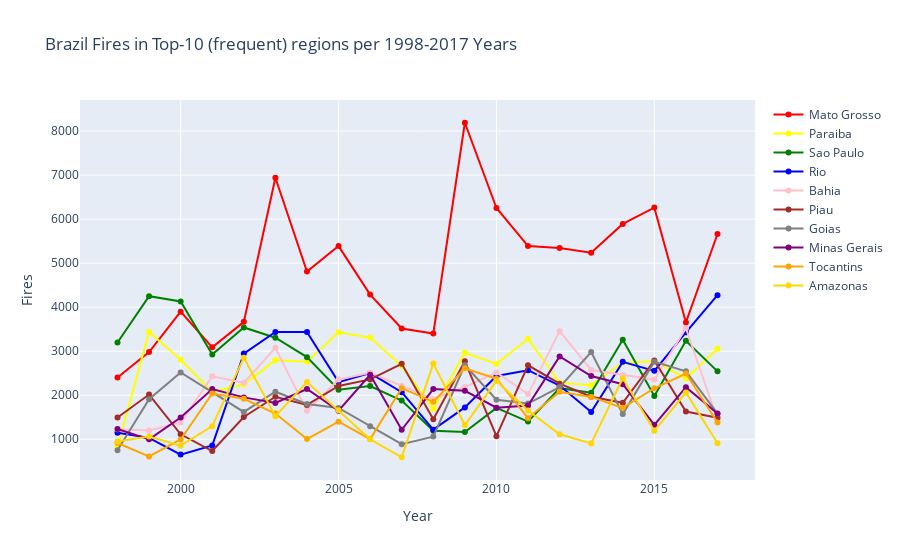

The code cell stored with this chart in its notebook:
### Markdown cell above
Take a moment to hover over the graph to explore the dynamic features of Plotly.

### Code cell
#preparing a figure that will be populated 
time_plot_2 = go.Figure()
#adding individual graphs to the figure
time_plot_2.add_trace(go.Scatter(x=time_plot_2_df.Year, y=time_plot_2_df['Mato Grosso'],
                                 mode='lines+markers', name='Mato Grosso', line={'color': 'red'}))
time_plot_2.add_trace(go.Scatter(x=time_plot_2_df.Year, y=time_plot_2_df['Paraiba'],
                                 mode='lines+markers', name='Paraiba', line={'color': 'yellow'}))
time_plot_2.add_trace(go.Scatter(x=time_plot_2_df.Year, y=time_plot_2_df['Sao Paulo'],
                                 mode='lines+markers', name='Sao Paulo', line={'color': 'green'}))
time_plot_2.add_trace(go.Scatter(x=time_plot_2_df.Year, y=time_plot_2_df['Rio'],
                                 mode='lines+markers', name='Rio', line={'color': 'blue'}))
time_plot_2.add_trace(go.Scatter(x=time_plot_2_df.Year, y=time_plot_2_df['Bahia'],
                                 mode='lines+markers', name='Bahia', line={'color': 'pink'}))
time_plot_2.add_trace(go.Scatter(x=time_plot_2_df.Year, y=time_plot_2_df['Piau'],
                                 mode='lines+markers', name='Piau', line={'color': 'brown'}))
time_plot_2.add_trace(go.Scatter(x=time_plot_2_df.Year, y=time_plot_2_df['Goias'],
                                 mode='lines+markers', name='Goias', line={'color': 'grey'}))
time_plot_2.add_trace(go.Scatter(x=time_plot_2_df.Year, y=time_plot_2_df['Minas Gerais'],
                                 mode='lines+markers', name='Minas Gerais', line={'color': 'purple'}))
time_plot_2.add_trace(go.Scatter(x=time_plot_2_df.Year, y=time_plot_2_df['Tocantins'],
                                 mode='lines+markers', name='Tocantins', line={'color': 'orange'}))
time_plot_2.add_trace(go.Scatter(x=time_plot_2_df.Year, y=time_plot_2_df['Amazonas'],
                                 mode='lines+markers', name='Amazonas', line={'color': 'gold'}))
#making changes to layout
time_plot_2.update_layout(title='Brazil Fires in Top-10 (frequent) regions per 1998-2017 Years',
                   xaxis_title='Year',
                   yaxis_title='Fires')
#outputing plot
time_plot_2.show()

### Figure 1 — Plotly figure (JSON) as saved in the notebook; plotly's stock layout.template omitted (floating-point values rounded to 4 significant figures)
{"data": [{"line": {"color": "red"}, "mode": "lines+markers", "name": "Mato Grosso", "type": "scatter", "x": [1998, 1999, 2000, 2001, 2002, 2003, 2004, 2005, 2006, 2007, 2008, 2009, 2010, 2011, 2012, 2013, 2014, 2015, 2016, 2017], "y": [2401, 2979, 3897, 3088, 3666, 6940, 4811, 5387, 4286, 3516, 3400, 8189, 6252, 5388, 5341, 5238, 5891, 6261, 3653, 5661]}, {"line": {"color": "yellow"}, "mode": "lines+markers", "name": "Paraiba", "type": "scatter", "x": [1998, 1999, 2000, 2001, 2002, 2003, 2004, 2005, 2006, 2007, 2008, 2009, 2010, 2011, 2012, 2013, 2014, 2015, 2016, 2017], "y": [816, 3437, 2804, 2073, 2249, 2797, 2761, 3427, 3308, 2665, 1689, 2963, 2711, 3280, 2285, 2225, 2742, 2773, 2379, 3053]}, {"line": {"color": "green"}, "mode": "lines+markers", "name": "Sao Paulo", "type": "scatter", "x": [1998, 1999, 2000, 2001, 2002, 2003, 2004, 2005, 2006, 2007, 2008, 2009, 2010, 2011, 2012, 2013, 2014, 2015, 2016, 2017], "y": [3196, 4249, 4128, 2926, 3539, 3306, 2864, 2123, 2209, 1877, 1193, 1165, 1711, 1400, 2159, 2055, 3260, 1984, 3235, 2541]}, {"line": {"color": "blue"}, "mode": "lines+markers", "name": "Rio", "type": "scatter", "x": [1998, 1999, 2000, 2001, 2002, 2003, 2004, 2005, 2006, 2007, 2008, 2009, 2010, 2011, 2012, 2013, 2014, 2015, 2016, 2017], "y": [1149, 1030, 650, 857, 2945, 3438, 3437, 2297, 2501, 2067, 1217, 1722, 2437, 2567, 2219, 1617, 2757, 2553, 3429, 4271]}, {"line": {"color": "pink"}, "mode": "lines+markers", "name": "Bahia", "type": "scatter", "x": [1998, 1999, 2000, 2001, 2002, 2003, 2004, 2005, 2006, 2007, 2008, 2009, 2010, 2011, 2012, 2013, 2014, 2015, 2016, 2017], "y": [1225, 1198, 1379, 2428, 2281, 3076, 1644, 2358, 2509, 2210, 1913, 2185, 2515, 2025, 3455, 2572, 2457, 2355, 3520, 1442]}, {"line": {"color": "brown"}, "mode": "lines+markers", "name": "Piau", "type": "scatter", "x": [1998, 1999, 2000, 2001, 2002, 2003, 2004, 2005, 2006, 2007, 2008, 2009, 2010, 2011, 2012, 2013, 2014, 2015, 2016, 2017], "y": [1494, 2015, 1112, 731, 1504, 1964, 1778, 2211, 2358, 2714, 1451, 2769, 1068, 2679, 2262, 1965, 1826, 2789, 1627, 1488]}, {"line": {"color": "grey"}, "mode": "lines+markers", "name": "Goias", "type": "scatter", "x": [1998, 1999, 2000, 2001, 2002, 2003, 2004, 2005, 2006, 2007, 2008, 2009, 2010, 2011, 2012, 2013, 2014, 2015, 2016, 2017], "y": [750, 1910, 2516, 2066, 1619, 2079, 1799, 1709, 1294, 888, 1059, 2682, 1897, 1809, 2182, 2979, 1570, 2762, 2543, 1581]}, {"line": {"color": "purple"}, "mode": "lines+markers", "name": "Minas Gerais", "type": "scatter", "x": [1998, 1999, 2000, 2001, 2002, 2003, 2004, 2005, 2006, 2007, 2008, 2009, 2010, 2011, 2012, 2013, 2014, 2015, 2016, 2017], "y": [1233, 997, 1493, 2139, 1950, 1824, 2141, 1647, 2464, 1214, 2138, 2099, 1716, 1767, 2879, 2434, 2250, 1326, 2182, 1582]}, {"line": {"color": "orange"}, "mode": "lines+markers", "name": "Tocantins", "type": "scatter", "x": [1998, 1999, 2000, 2001, 2002, 2003, 2004, 2005, 2006, 2007, 2008, 2009, 2010, 2011, 2012, 2013, 2014, 2015, 2016, 2017], "y": [913, 608, 994, 2039, 1919, 1582, 1003, 1398, 1002, 2160, 1849, 2611, 2375, 1478, 2076, 1961, 1712, 2157, 2491, 1379]}, {"line": {"color": "gold"}, "mode": "lines+markers", "name": "Amazonas", "type": "scatter", "x": [1998, 1999, 2000, 2001, 2002, 2003, 2004, 2005, 2006, 2007, 2008, 2009, 2010, 2011, 2012, 2013, 2014, 2015, 2016, 2017], "y": [946, 1061, 853, 1297, 2852, 1524, 2298, 1657, 998, 590, 2717, 1321, 2325, 1653, 1111, 905, 2386, 1190, 2061, 907]}], "layout": {"title": {"text": "Brazil Fires in Top-10 (frequent) regions per 1998-2017 Years"}, "xaxis": {"title": {"text": "Year"}}, "yaxis": {"title": {"text": "Fires"}}}}
